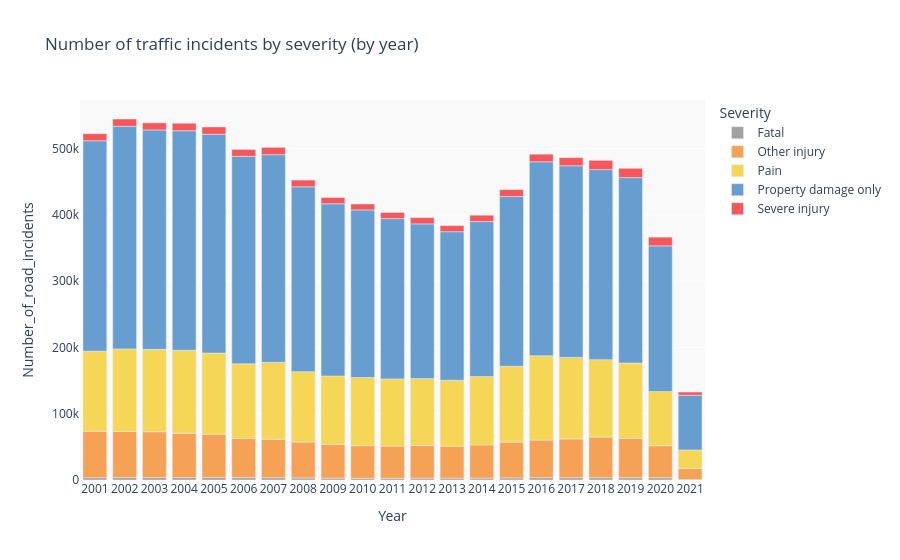

Notebook code cell kept with this figure:
### Code cell
fig_year_severity = px.bar(
    df_year_severity, 
    x = 'Year', 
    y = 'Number_of_road_incidents', 
    color = 'Severity', 
    title = 'Number of traffic incidents by severity (by year)', 
    color_discrete_map = plot_dictcolor)

fig_year_severity.update_layout(plot_bgcolor = plot_bgcolor)
fig_year_severity.show()

### Figure 1 — Plotly figure (JSON) as saved in the notebook; plotly's stock layout.template omitted (floating-point values rounded to 4 significant figures)
{"data": [{"hovertemplate": "Severity=Fatal<br>Year=%{x}<br>Number_of_road_incidents=%{y}<extra></extra>", "legendgroup": "Fatal", "marker": {"color": "rgb(161,161,161)", "pattern": {"shape": ""}}, "name": "Fatal", "orientation": "v", "showlegend": true, "textposition": "auto", "type": "bar", "x": ["2001", "2002", "2003", "2004", "2005", "2006", "2007", "2008", "2009", "2010", "2011", "2012", "2013", "2014", "2015", "2016", "2017", "2018", "2019", "2020", "2021"], "xaxis": "x", "y": [3517, 3650, 3726, 3701, 3822, 3613, 3557, 3113, 2805, 2520, 2628, 2758, 2853, 2882, 3170, 3558, 3582, 3479, 3437, 3419, 631], "yaxis": "y"}, {"hovertemplate": "Severity=Other injury<br>Year=%{x}<br>Number_of_road_incidents=%{y}<extra></extra>", "legendgroup": "Other injury", "marker": {"color": "rgb(245,162,87)", "pattern": {"shape": ""}}, "name": "Other injury", "orientation": "v", "showlegend": true, "textposition": "auto", "type": "bar", "x": ["2001", "2002", "2003", "2004", "2005", "2006", "2007", "2008", "2009", "2010", "2011", "2012", "2013", "2014", "2015", "2016", "2017", "2018", "2019", "2020", "2021"], "xaxis": "x", "y": [70052, 69575, 69126, 66978, 65273, 58964, 57962, 54174, 50900, 49283, 48577, 49541, 48075, 50057, 53985, 56687, 58491, 61273, 59344, 48293, 16589], "yaxis": "y"}, {"hovertemplate": "Severity=Pain<br>Year=%{x}<br>Number_of_road_incidents=%{y}<extra></extra>", "legendgroup": "Pain", "marker": {"color": "rgb(245,214,87)", "pattern": {"shape": ""}}, "name": "Pain", "orientation": "v", "showlegend": true, "textposition": "auto", "type": "bar", "x": ["2001", "2002", "2003", "2004", "2005", "2006", "2007", "2008", "2009", "2010", "2011", "2012", "2013", "2014", "2015", "2016", "2017", "2018", "2019", "2020", "2021"], "xaxis": "x", "y": [120748, 124635, 124325, 125176, 122474, 112750, 115995, 106160, 103271, 102876, 101373, 100763, 99661, 103156, 114391, 127230, 122849, 116803, 113744, 81694, 28230], "yaxis": "y"}, {"hovertemplate": "Severity=Property damage only<br>Year=%{x}<br>Number_of_road_incidents=%{y}<extra></extra>", "legendgroup": "Property damage only", "marker": {"color": "rgb(104,158,207)", "pattern": {"shape": ""}}, "name": "Property damage only", "orientation": "v", "showlegend": true, "textposition": "auto", "type": "bar", "x": ["2001", "2002", "2003", "2004", "2005", "2006", "2007", "2008", "2009", "2010", "2011", "2012", "2013", "2014", "2015", "2016", "2017", "2018", "2019", "2020", "2021"], "xaxis": "x", "y": [317567, 335869, 331055, 331208, 330195, 313077, 313357, 278986, 259899, 252876, 241886, 233447, 224078, 233941, 256220, 292696, 289285, 286842, 279786, 219873, 82491], "yaxis": "y"}, {"hovertemplate": "Severity=Severe injury<br>Year=%{x}<br>Number_of_road_incidents=%{y}<extra></extra>", "legendgroup": "Severe injury", "marker": {"color": "rgb(245,87,91)", "pattern": {"shape": ""}}, "name": "Severe injury", "orientation": "v", "showlegend": true, "textposition": "auto", "type": "bar", "x": ["2001", "2002", "2003", "2004", "2005", "2006", "2007", "2008", "2009", "2010", "2011", "2012", "2013", "2014", "2015", "2016", "2017", "2018", "2019", "2020", "2021"], "xaxis": "x", "y": [10678, 11012, 10722, 11232, 10961, 10442, 11037, 10162, 9353, 8935, 9165, 9392, 9173, 9529, 10403, 11448, 12225, 13898, 14041, 13138, 4829], "yaxis": "y"}], "layout": {"barmode": "relative", "legend": {"title": {"text": "Severity"}, "tracegroupgap": 0}, "plot_bgcolor": "rgb(249,249,249)", "title": {"text": "Number of traffic incidents by severity (by year)"}, "xaxis": {"anchor": "y", "domain": [0, 1], "title": {"text": "Year"}}, "yaxis": {"anchor": "x", "domain": [0, 1], "title": {"text": "Number_of_road_incidents"}}}}
